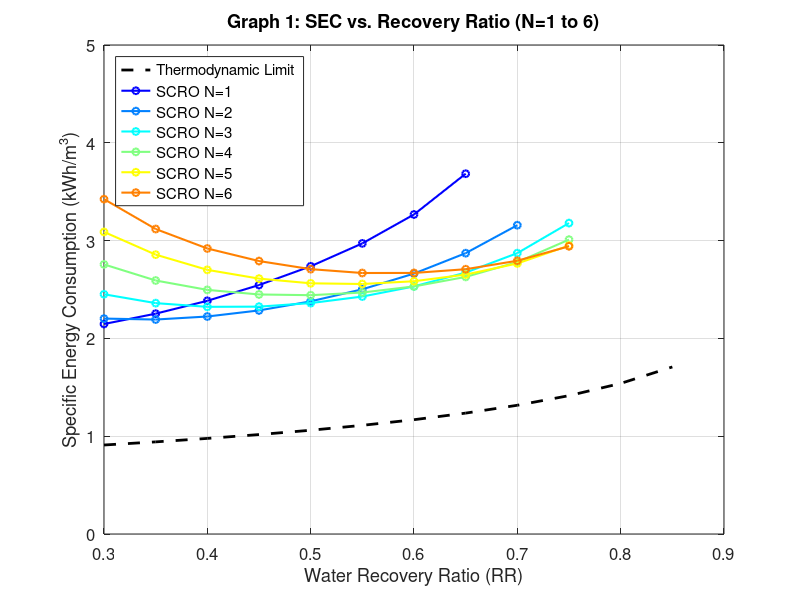
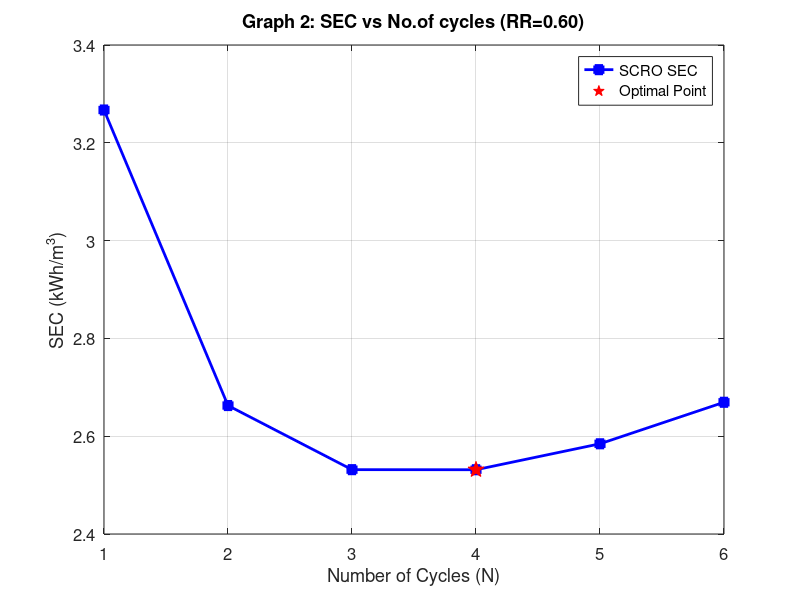
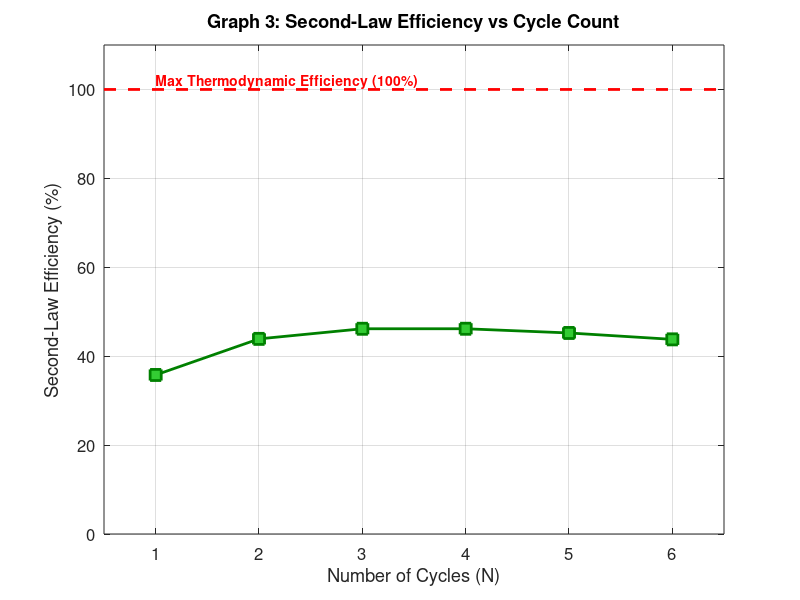

The MATLAB source for these figures, in order:
function SCRO_Full_Model_v18()
% =========================================================================
% SCRO OPTIMIZATION MODEL v18 (OCTAVE COMPATIBLE)
% =========================================================================

    clear variables; clc; close all;

    % --- 1. SYSTEM PARAMETERS ---
    geo.L = 6.0;                 % length
    geo.W = 35.0;                % width
    geo.H = 0.7e-3;              % height
    geo.epsilon = 0.85;
    geo.dh = 4 * geo.epsilon * geo.H / (2 + 2*geo.epsilon);      % hydraulic diameter
    geo.Area = geo.L * geo.W;    % cross sectional area

    mem.A = 3.0e-12;             % ~1.1 LMH/bar
    mem.B = 1.0e-7;              % Salt Permeability

    % Efficiencies & Losses
    sys.eff_pump = 0.80;         % Pump efficiency
    sys.eff_erd  = 0.98;         % ERD efficiency
    sys.dP_loss_circ = 0.5;      % Circulation penalty [bar]

    % Feed Conditions
    feed_init.C_gL = 35.0;       % Salt concentration in seawater
    feed_init.Temp_K = 298.15;   % Temperature of 25C
    feed_init.Vol = 10.0;

    % Osmotic Pressure
    props_f = get_fluid_properties(feed_init.C_gL, feed_init.Temp_K);
    Pi_feed_bar = props_f.osmotic_pressure_bar;

    % =========================================================================
    % PHASE 1: EFFICIENCY ANALYSIS (N=1 to 6)
    % =========================================================================
    fprintf('\n--- Phase 1: Efficiency Analysis (Fixed RR=0.60) ---\n');
    RR_fixed = 0.60;

    % Range restricted to N=1 to 6
    N_range = 1:6;

    % Thermodynamic Minimum SEC
    SEC_ideal_fixed = (Pi_feed_bar * 1e5 / RR_fixed * log(1/(1-RR_fixed))) / 3.6e6;

    results_p1.N = N_range;
    results_p1.SEC = nan(length(N_range), 1);
    results_p1.Efficiency = nan(length(N_range), 1);

    for i = 1:length(N_range)
        N = N_range(i);
        SEC = run_scro_batch(N, RR_fixed, feed_init, geo, mem, sys);
        results_p1.SEC(i) = SEC;

        if ~isnan(SEC)
            results_p1.Efficiency(i) = (SEC_ideal_fixed / SEC) * 100;
            fprintf('N=%d | SEC=%.3f | Eff=%.1f%%\n', N, SEC, results_p1.Efficiency(i));
        end
    end

    % =========================================================================
    % PHASE 2: RECOVERY SWEEP (N=1 to 6)
    % =========================================================================
    fprintf('\n--- Phase 2: Recovery Sweep (Generating Graph 1 for N=1..6) ---\n');

    RR_sweep = 0.30:0.05:0.85;
    N_selected = 1:6;

    results_p2.RR = RR_sweep;
    results_p2.Ideal_Curve = zeros(length(RR_sweep), 1);
    results_p2.Model_Curves = nan(length(RR_sweep), length(N_selected));

    % 1. Ideal Curve
    for j = 1:length(RR_sweep)
        rr = RR_sweep(j);
        val_ideal_J = (Pi_feed_bar * 1e5 / rr) * log(1 / (1 - rr));
        results_p2.Ideal_Curve(j) = val_ideal_J / 3.6e6;
    end

    % 2. Model Curves
    for k = 1:length(N_selected)
        N_curr = N_selected(k);
        fprintf('Simulating N=%d... ', N_curr);
        for j = 1:length(RR_sweep)
            rr = RR_sweep(j);
            results_p2.Model_Curves(j, k) = run_scro_batch(N_curr, rr, feed_init, geo, mem, sys);
        end
        fprintf('Done.\n');
    end

    % =========================================================================
    % PLOTTING
    % =========================================================================

    % --- GRAPH 1: Theoretical Minimum vs Recovery Ratio ---
    figure(1); clf; hold on; box on;

    legend_handles = [];
    legend_strings = {};

    % Plot Ideal
    h_ideal = plot(results_p2.RR, results_p2.Ideal_Curve, '--k', 'LineWidth', 2);
    legend_handles(end+1) = h_ideal;
    legend_strings{end+1} = 'Thermodynamic Limit';

    % Plot N=1 to N=6
    colors = jet(length(N_selected));
    for k = 1:length(N_selected)
        valid = ~isnan(results_p2.Model_Curves(:, k));
        if any(valid)
            h = plot(results_p2.RR(valid), results_p2.Model_Curves(valid, k), '-o', ...
                'Color', colors(k,:), 'LineWidth', 1.5, 'MarkerSize', 5);

            legend_handles(end+1) = h;
            legend_strings{end+1} = sprintf('SCRO N=%d', N_selected(k));
        end
    end

    xlabel('Water Recovery Ratio (RR)');
    ylabel('Specific Energy Consumption (kWh/m^3)');
    title('Graph 1: SEC vs. Recovery Ratio (N=1 to 6)');

    % Legend and Fonts
    legend(legend_handles, legend_strings, 'Location', 'NorthWest');
    grid on;
    ylim([0.0, 5.0]);
    xlim([0.3, 0.9]);
    set(gca, 'FontSize', 12); % MATCHES 0D MODEL

    % --- GRAPH 2: SEC vs Number of Cycles ---
    figure(2); clf; hold on; box on;

    valid = ~isnan(results_p1.SEC);
    h_sec = plot(results_p1.N(valid), results_p1.SEC(valid), '-s', ...
        'LineWidth', 2, 'Color', 'b', 'MarkerFaceColor', 'b');

    [min_sec, min_idx] = min(results_p1.SEC);
    h_min = plot(results_p1.N(min_idx), min_sec, 'rp', 'MarkerSize', 12, ...
        'MarkerFaceColor', 'r');

    xlabel('Number of Cycles (N)');
    ylabel('SEC (kWh/m^3)');
    title(sprintf('Graph 2: SEC vs No.of cycles (RR=%.2f)', RR_fixed));
    legend([h_sec, h_min], {'SCRO SEC', 'Optimal Point'}, 'Location', 'NorthEast');
    grid on;
    xticks(results_p1.N);
    set(gca, 'FontSize', 12); 

    % --- GRAPH 3: Second-Law Efficiency ---
    figure(3); clf; hold on; box on;

    valid = ~isnan(results_p1.Efficiency);

    % Line plot with discrete markers
    plot(results_p1.N(valid), results_p1.Efficiency(valid), '-s', ...
        'LineWidth', 2, 'Color', [0, 0.5, 0], ... % Dark Green
        'MarkerSize', 8, 'MarkerFaceColor', [0.2, 0.8, 0.2]);

    % Red limit line
    line([0.5, 6.5], [100, 100], 'Color', 'r', 'LineStyle', '--', 'LineWidth', 2);
    text(1, 102, 'Max Thermodynamic Efficiency (100%)', 'Color', 'r', 'FontWeight', 'bold', 'FontSize', 10);

    xlabel('Number of Cycles (N)');
    ylabel('Second-Law Efficiency (%)');
    title('Graph 3: Second-Law Efficiency vs Cycle Count');
    grid on;
    xticks(results_p1.N);
    ylim([0, 110]);
    xlim([0.5, 6.5]);
    set(gca, 'FontSize', 12); 
end

% =========================================================================
% Iterative Functions
% =========================================================================

function SEC = run_scro_batch(N, RR_target, feed_initial, geo, mem, sys)
    r_cycle = 1 - (1 - RR_target)^(1/N);
    current_feed = feed_initial;
    total_net_energy_J = 0;
    total_permeate_vol = 0;

    for cyc = 1:N
        target_ret_vol = current_feed.Vol * (1 - r_cycle);

        props = get_fluid_properties(current_feed.C_gL, current_feed.Temp_K);
        P_guess = (props.osmotic_pressure_bar / (1 - r_cycle)) * 1.1 + 5;

        [P_applied, ret_state] = solve_pressure(current_feed, target_ret_vol, P_guess, geo, mem);

        if isnan(P_applied)
            SEC = NaN; return;
        end

        Hyd_Work_In = (P_applied + sys.dP_loss_circ) * 1e5 * current_feed.Vol;
        Hyd_Work_Rec = (ret_state.P_out * 1e5) * ret_state.Vol * sys.eff_erd;
        Net_Energy_cycle = (Hyd_Work_In - Hyd_Work_Rec) / sys.eff_pump;

        total_net_energy_J = total_net_energy_J + Net_Energy_cycle;
        vol_perm = current_feed.Vol - ret_state.Vol;
        total_permeate_vol = total_permeate_vol + vol_perm;

        current_feed.C_gL = ret_state.C_gL;
        current_feed.Vol  = ret_state.Vol;

        if current_feed.Vol < 0.01; break; end
    end

    if total_permeate_vol > 0
        SEC = (total_net_energy_J / 3.6e6) / total_permeate_vol;
    else
        SEC = NaN;
    end
end

% =========================================================================

function [P_res, retentate] = solve_pressure(feed, target_vol, P_guess_init, geo, mem)
    P_min = 1.0;
    P_max = 200.0;
    tol = 1e-3;

    P_res = NaN; retentate.Vol = NaN; retentate.C_gL = NaN; retentate.P_out = NaN;

    if P_guess_init > P_max; P_guess_init = P_max; end
    [v_max, ~, ~] = run_module_1D(feed, P_max, geo, mem);

    if v_max > target_vol; return; end

    P_low = P_min; P_high = P_max;

    for k = 1:40
        P_mid = (P_low + P_high)/2;
        [ret_vol, ret_C, ret_P] = run_module_1D(feed, P_mid, geo, mem);

        err = ret_vol - target_vol;
        if abs(err/target_vol) < tol
            P_res = P_mid;
            retentate.Vol = ret_vol;
            retentate.C_gL = ret_C;
            retentate.P_out = ret_P;
            return;
        end

        if err > 0; P_low = P_mid; else; P_high = P_mid; end
    end

    P_res = P_mid;
    retentate.Vol = ret_vol;
    retentate.C_gL = ret_C;
    retentate.P_out = ret_P;
end

% =========================================================================

function [vol_out, C_out, P_out, Cp_bulk_avg] = run_module_1D(feed, P_in, geo, mem)
    N_nodes = 20;
    dz = geo.L / N_nodes;

    % --- Flow Initialization ---
    chan_area = geo.W * geo.H * geo.epsilon;
    v_in = 0.15; % Inlet velocity (m/s)
    Q = v_in * chan_area; % Volumetric Flow Rate (m^3/s)

    % --- Mass Balance Initialization ---
    C = feed.C_gL;               % Bulk Salt Concentration (kg/m^3)
    M_salt_flow = Q * C;         % Mass Flow Rate of Salt (kg/s)
    P = P_in;                    % Hydraulic Pressure (bar)

    total_salt_perm_kg_s = 0;    % Track total salt passing through membrane
    total_water_perm_m3_s = 0;   % Track total water permeating

    for i = 1:N_nodes
        % 1. Fluid Properties & Hydrodynamics [Source 2, Eqs 4-7, 10-12]
        props = get_fluid_properties(C, feed.Temp_K);
        v = Q / chan_area;
        Re = (props.rho * v * geo.dh) / props.mu;
        Sc = props.mu / (props.rho * props.D);
        Sh = 0.46 * (Re * Sc)^0.36;
        k_mt = (props.D * Sh) / geo.dh; % Mass transfer coefficient (m/s)

        % 2. Water Flux Calculation (Jw)
        % Using Solution-Diffusion with Film Theory
        pi_bulk = props.osmotic_pressure_bar;

        % Estimate Cm (Concentration at membrane wall) using CP factor
        % Cm = C_bulk * exp(Jw/k). Since Jw is unknown, we iterate or approx.
        % Approx: Use P - pi_bulk first to estimate Jw, then refine.
        Jw_est = mem.A * (P - pi_bulk) * 1e5;
        if Jw_est < 0; Jw_est = 0; end

        Cm = C * exp(Jw_est / k_mt);

        % Calculate Osmotic Pressure at Membrane Surface
        % Scale pi linearly with C for the local point (pi_m / pi_b = Cm / Cb)
        pi_m = pi_bulk * (Cm / C);

        NDP = P - pi_m; % Net Driving Pressure
        if NDP < 0; NDP = 0; end
        Jw = mem.A * NDP * 1e5; % Water Flux (m/s)

        % 3. Salt Flux Calculation (Js) [Source 2, Eq 2 & 8]
        % Js = B * (Cm - Cp) and Cp = Js / Jw
        % Solves to: Js = Cm * (B * Jw) / (Jw + B)
        Js = Cm * (mem.B * Jw) / (Jw + mem.B); % Salt Flux (kg/m^2*s)

        % 4. Friction / Pressure Drop [Source 2, Eq 13-14]
        f = 0.42 + 189.3/(Re+0.1);
        dP = (f * props.rho * v^2 * dz) / (2 * geo.dh);

        % 5. Nodal Mass Balance Update
        % Water Permeated in this node
        Q_perm = Jw * geo.W * dz;

        % Salt Permeated in this node (Mass = Flux * Area)
        M_salt_perm_node = Js * geo.W * dz;

        % Update Axial Flows
        Q = Q - Q_perm;
        if Q < 1e-6; Q = 1e-6; end % Prevent division by zero

        M_salt_flow = M_salt_flow - M_salt_perm_node; % Subtract salt lost to permeate

        % Update State Variables for next node
        C = M_salt_flow / Q; % New Bulk Concentration
        P = P - dP/1e5;

        % Accumulate totals for average permeate quality
        total_salt_perm_kg_s = total_salt_perm_kg_s + M_salt_perm_node;
        total_water_perm_m3_s = total_water_perm_m3_s + Q_perm;
    end

    % Outputs
    vol_out = feed.Vol * (Q / (v_in * chan_area));
    C_out = C;
    P_out = P;

    % Calculate Average Permeate Concentration (Cp)
    if total_water_perm_m3_s > 0
        Cp_bulk_avg = total_salt_perm_kg_s / total_water_perm_m3_s;
    else
        Cp_bulk_avg = 0;
    end
end

% =========================================================================

function props = get_fluid_properties(C_gL, ~)
    rho = 1000 + 0.7*C_gL;
    X = C_gL / rho;
    mu = (2.15e-3 * X) + 9.80e-4;
    pi_bar = 0.848 * (3.14e-6 * C_gL^2 + 2.13e-4 * C_gL + 0.917) * C_gL;
    props.rho = rho; props.mu = mu; props.osmotic_pressure_bar = pi_bar; props.D = 1.5e-9;
end
